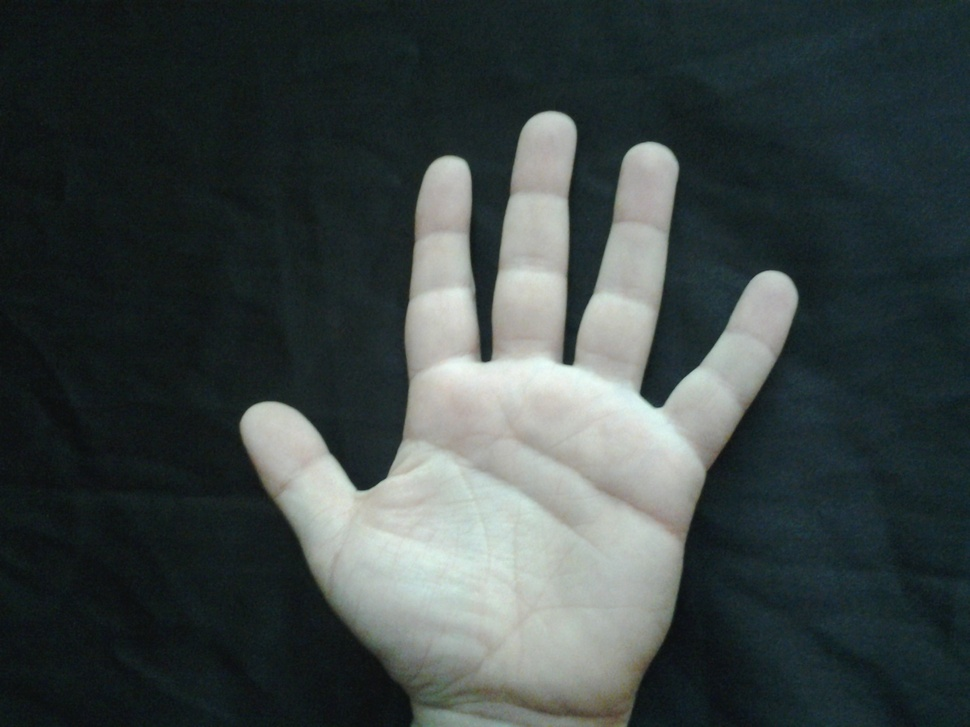
#> input picture Example_data/p1/Hand/Left/p1_l_2.jpg, 970 x 727 px, shrunk from 2048 x 1536 before the run
$ python test.py
#> lines starting #> are read from the running program, lines starting #| are printed output that depends on the picture; after the words box and inside, x2 and y2 are one past the last pixel; in counts of white or black regions, pixels touching at a corner belong together; long printed decimals are rounded
import cv2
import numpy as np
from scipy.spatial import distance

# Function to preprocess the palm print image (without rotation)
def preprocess_image(image):
    # Convert to grayscale
    gray = cv2.cvtColor(image, cv2.COLOR_BGR2GRAY)

    # Apply GaussianBlur to reduce noise and improve feature detection
    blurred = cv2.GaussianBlur(gray, (5, 5), 0)

    # Apply binary thresholding
    _, thresh = cv2.threshold(blurred, 60, 255, cv2.THRESH_BINARY)

    return thresh

# Function to extract geometric features from the palm print
def extract_features(image):
    # Find contours
    contours, _ = cv2.findContours(image.copy(), cv2.RETR_EXTERNAL, cv2.CHAIN_APPROX_SIMPLE)

    # Get the largest contour
    contour = max(contours, key=cv2.contourArea)

    # Extract geometric features
    features = cv2.HuMoments(cv2.moments(contour)).flatten()

    return features

# Function to calculate similarity between two palm prints
def calculate_similarity(image1, image2):
    # Preprocess images
    img1 = preprocess_image(image1)
    img2 = preprocess_image(image2)

    # Extract features
    features1 = extract_features(img1)
    features2 = extract_features(img2)

    # Calculate similarity (using Euclidean distance here, but other metrics can be used)
    similarity = distance.euclidean(features1, features2)

    return similarity

# Load palm print images
image1 = cv2.imread('Example_data/p1/Hand/Left/p1_l_2.jpg')
#> image1 is the input picture: shape (727, 970, 3); mean B, G, R 68.2, 68.5, 59.6
image2 = cv2.imread('Example_data/p1/Hand/Left/p1_l_3.jpg')
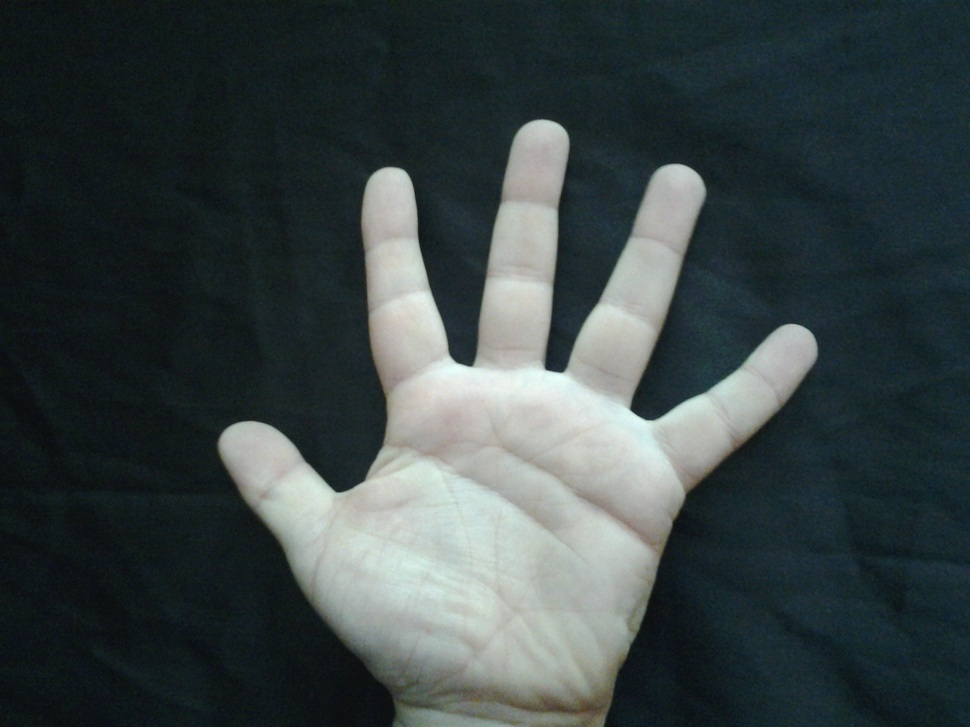
#> input picture Example_data/p1/Hand/Left/p1_l_3.jpg, 970 x 727 px, shrunk from 2048 x 1536 before the run
#> image2 is the input picture: shape (727, 970, 3); mean B, G, R 69.1, 68.3, 58.3

# Calculate similarity
similarity = calculate_similarity(image1, image2)
#> in preprocess_image, `_, thresh = cv2.threshold(blurred, 60, 255, cv2.THRESH_BINARY)`:
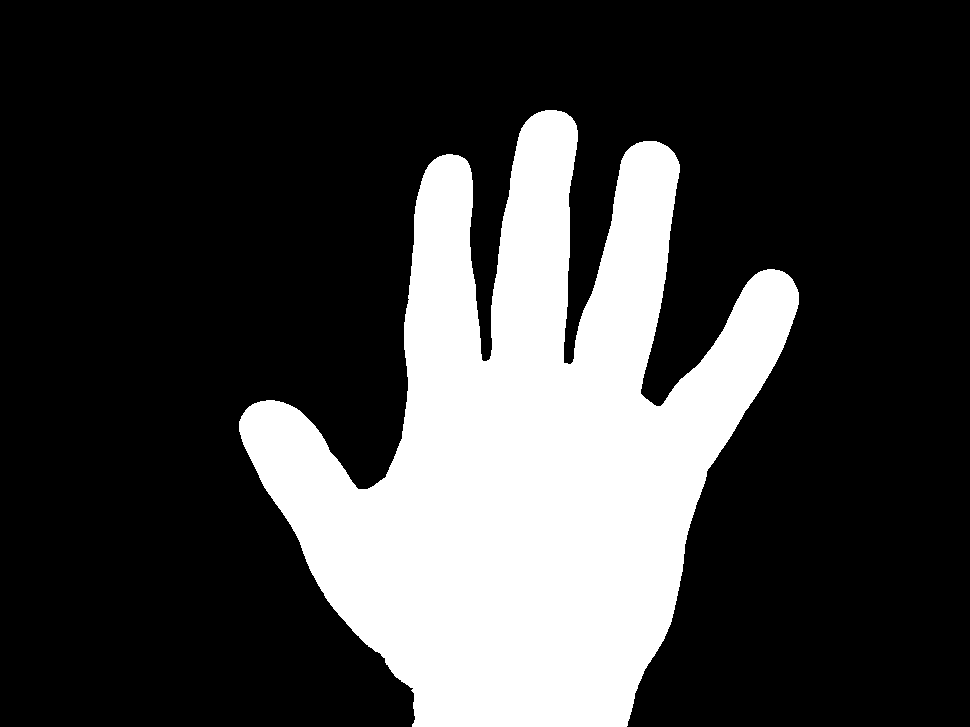
#> thresh: shape (727, 970); 24.9% white; 1 white region, box (x1, y1, x2, y2) and area: (239, 110, 799, 727) 175482
#> in preprocess_image (call 2), `_, thresh = cv2.threshold(blurred, 60, 255, cv2.THRESH_BINARY)`:
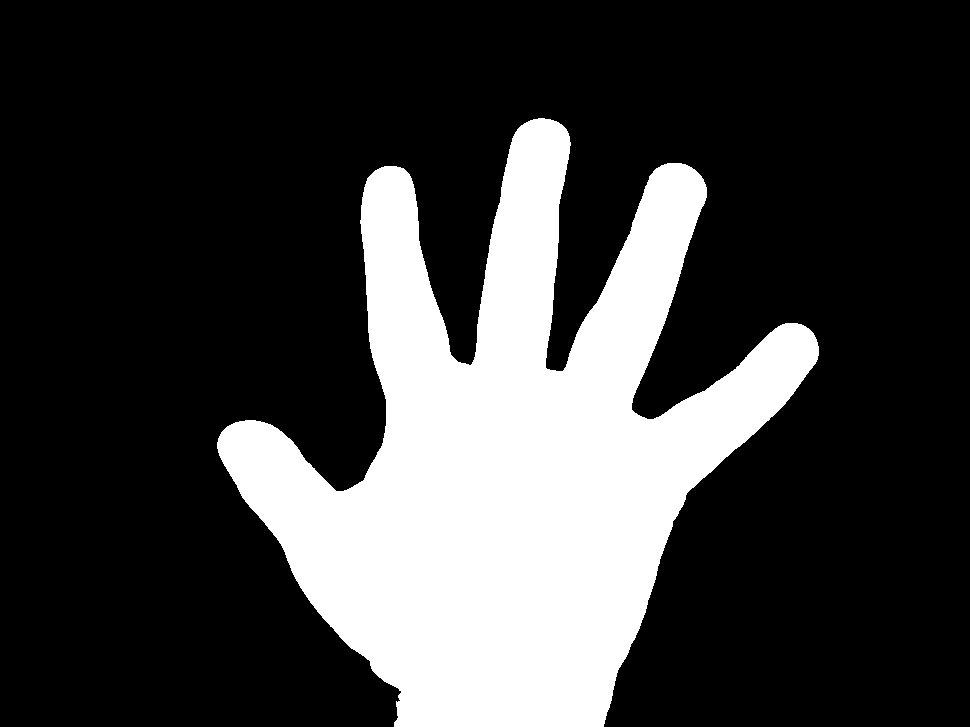
#> thresh: shape (727, 970); 24.2% white; 1 white region
#> in extract_features, `contours, _ = cv2.findContours(image.copy(), cv2.RETR_EXTERNAL, cv2.CH..`: contours = 1 contour; box (x1, y1, x2, y2) and area: (239, 110, 799, 727) 174012
#> in extract_features, `contour = max(contours, key=cv2.contourArea)`: contour = contour of 1207 points, box (x1, y1, x2, y2) (239, 110, 799, 727), area 174012
#> in extract_features, `features = cv2.HuMoments(cv2.moments(contour)).flatten()`: features = [0.203, 0.00436, 0.000164, 0.000135, 1.26e-08, 8.15e-06, 1.57e-08]
#> in calculate_similarity, `features1 = extract_features(img1)`: features1 has the same summary as features in extract_features
#> in extract_features (call 2), `contours, _ = cv2.findContours(image.copy(), cv2.RETR_EXTERNAL, cv2.CH..`: contours = 1 contour; box (x1, y1, x2, y2) and area: (217, 118, 819, 727) 169278
#> in calculate_similarity, `features2 = extract_features(img2)`: features2 = [0.208, 0.00305, 2.67e-05, 0.000202, 2.38e-09, 1.04e-05, 1.47e-08]
#> in calculate_similarity, `similarity = distance.euclidean(features1, features2)`: similarity = 0.00606
#> similarity = 0.00606

print(f"Similarity score: {similarity}")
#| Similarity score: 0.006064
